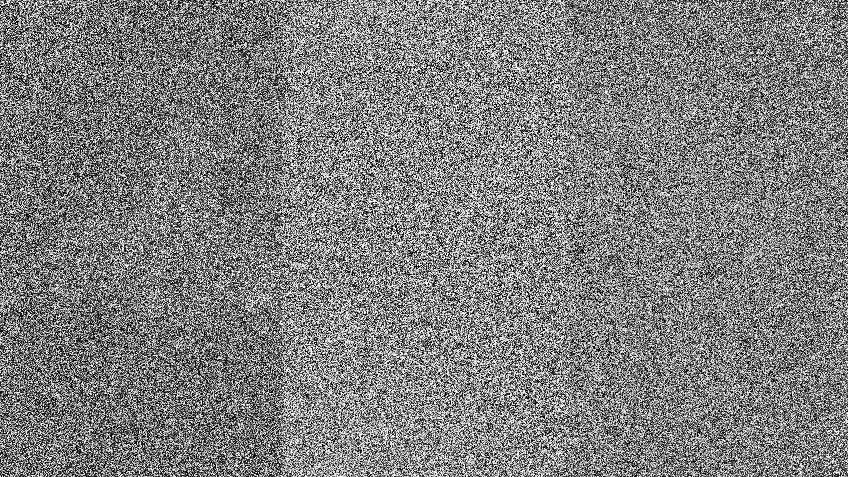
#> input picture crypto/flag_enc.png, 848 x 477 px
$ python source.py
#> lines starting #> are read from the running program, lines starting #| are printed output that depends on the picture
import numpy as np
from PIL import Image

im1 = Image.open("flag_enc.png")
#> im1 is the input picture: PIL image 848x477 L; min 0, max 255, mean 126.9
im2 = Image.open("notflag_enc.png")
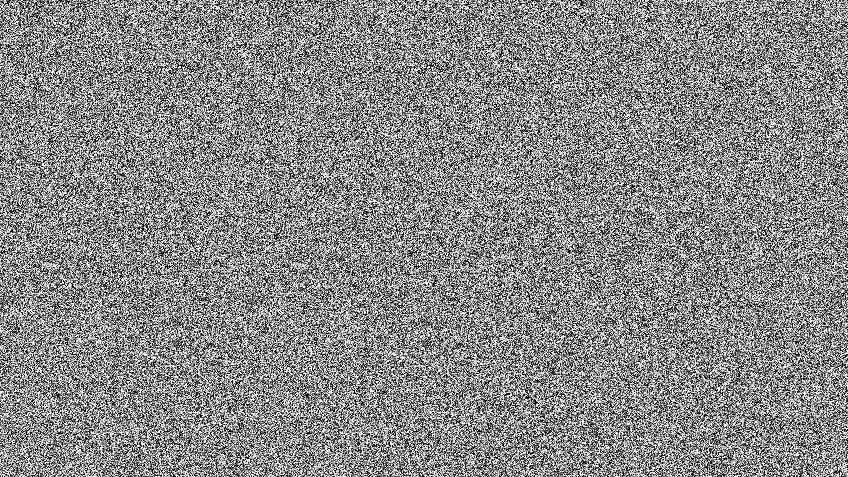
#> input picture crypto/notflag_enc.png, 848 x 477 px
#> im2 is the input picture: PIL image 848x477 L; min 0, max 255, mean 136.6
k = Image.open("flag_enc.png")

im1np = np.array(im1)*255
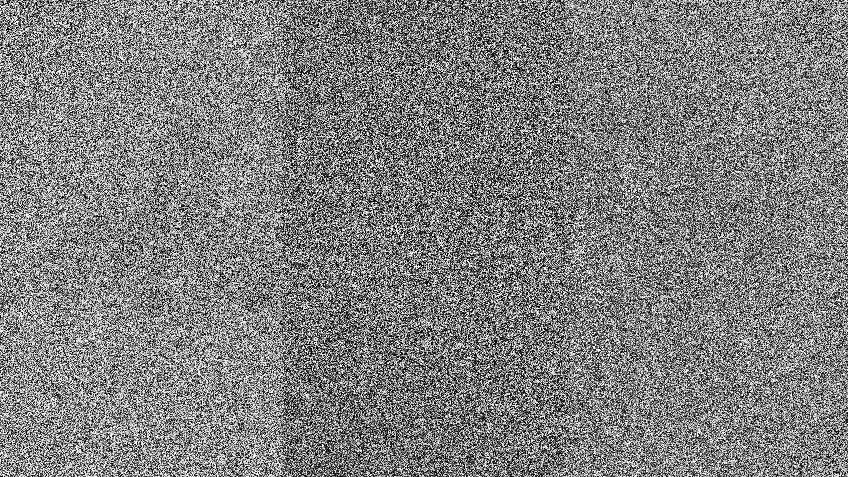
#> im1np: shape (477, 848); min 0, max 255, mean 127.7
im2np = np.array(im2)*255
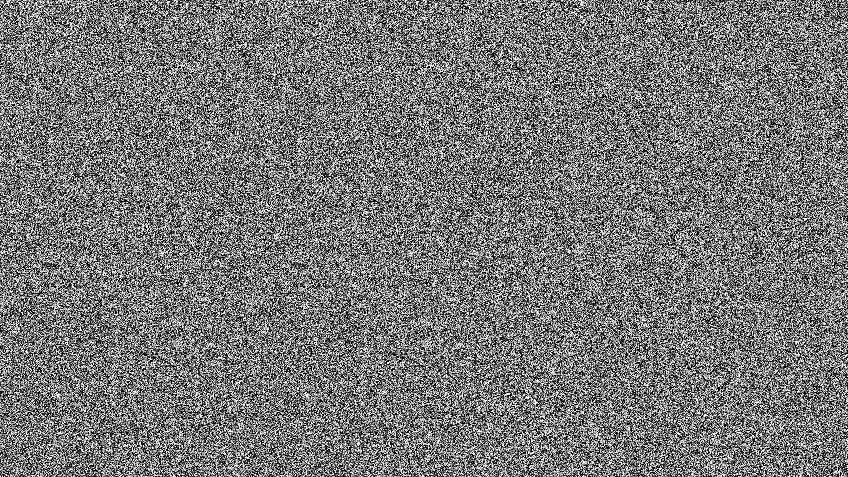
#> im2np: shape (477, 848); min 0, max 255, mean 119.3
knp = np.array(k)*255

enc1 = np.bitwise_xor(im1np, knp).astype(np.uint8)
#> enc1: shape (477, 848); every value is 0
enc2 = np.bitwise_xor(im2np, knp).astype(np.uint8)
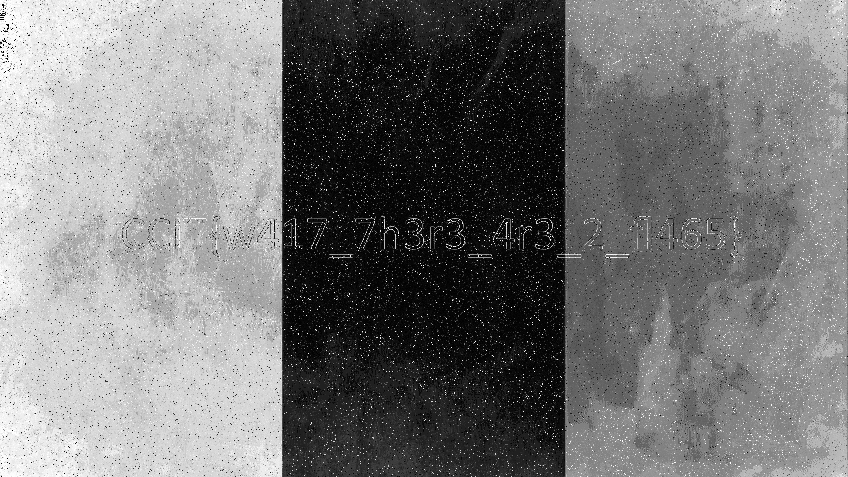
#> enc2: shape (477, 848); min 0, max 255, mean 118.4
Image.fromarray(enc1).save('flag.png')
Image.fromarray(enc2).save('notflag.png')
